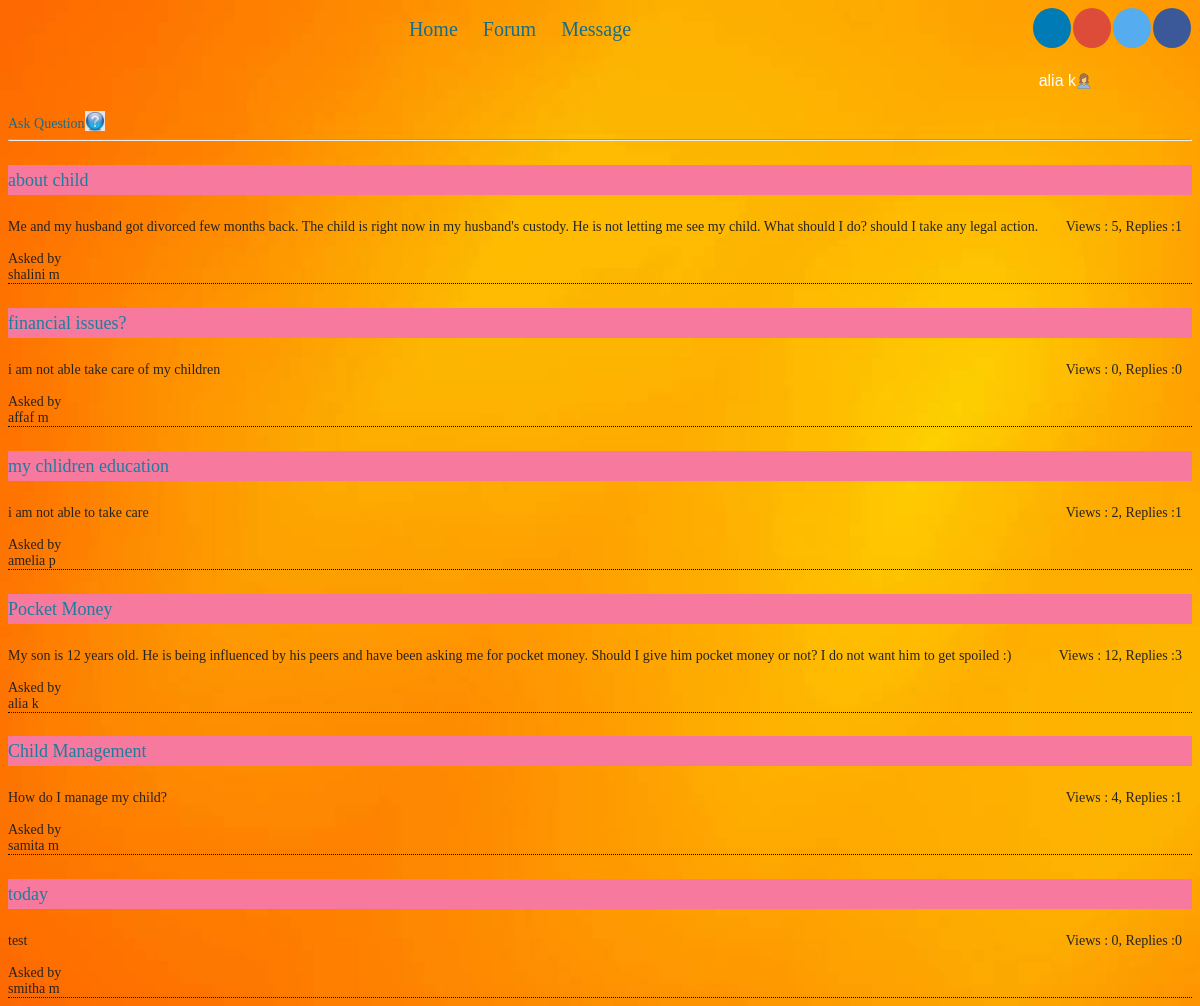
Page /finalforum/questions.php?id=0 (signed in) on the committed database.
### tables this page shows
CREATE TABLE `question` (
  `question_id` int(11) NOT NULL,
  `heading` varchar(50) NOT NULL,
  `question_detail` varchar(2000) NOT NULL,
  `datetime` timestamp NOT NULL DEFAULT CURRENT_TIMESTAMP,
  `user_id` int(11) NOT NULL,
  `subtopic_id` int(11) NOT NULL,
  `views` int(11) NOT NULL
);

CREATE TABLE `user` (
  `user_id` int(11) NOT NULL,
  `country` varchar(50) NOT NULL,
  `state` varchar(50) NOT NULL,
  `address` varchar(500) NOT NULL,
  `user_type` varchar(50) NOT NULL,
  `username` varchar(50) DEFAULT NULL,
  `fullname` varchar(50) DEFAULT NULL,
  `password` varchar(50) DEFAULT NULL,
  `user_acc_active` tinyint(1) DEFAULT NULL,
  `dob` date NOT NULL,
  `e_mail` varchar(100) DEFAULT NULL,
  `gender` varchar(20) NOT NULL,
  `uimg` varchar(255) NOT NULL,
  `isuser` tinyint(1) NOT NULL
);

### finalforum/utility.php (called while the page is built, shortened)
<?php
	function ExecuteQuery ($SQL)
	{
		$rows = mysql_query ($SQL);
		return $rows;
	}
?>

### finalforum/questions.php (the view, shortened to what this page needs)
<?php session_start();
	require("header.php");
	require("checkUser.php");
	$id=$_GET["id"];
?>
<a href="question.php?stid=<?php echo $id ?>">Ask Question<img src="res/images/askq.jpg"  class='imagedel'/></a>
<hr />
<?php
	$str="SELECT * FROM question, user WHERE question.user_id=user.user_id and subtopic_id=$id";
	$result=ExecuteQuery($str);
	$no_rows = mysql_num_rows($result);
	if ($no_rows > 0)
	{
		while($row = mysql_fetch_array($result))
		{
			$rowsc=ExecuteQuery("SELECT count(*) as counter from answer where question_id=$row[question_id]");
			$rowc = mysql_fetch_array($rowsc);
			$count = $rowc['counter'];
			echo "<h4>";
			echo "<span class='box2'>";
			echo "<span class='head'><a href='questionview.php?qid=$row[question_id]' >$row[heading]</a> </span>";
			echo "</span>";
			echo "</h4>";
			echo "$row[question_detail] <span class='view2'>Views : $row[views], Replies :$count</span>";
			echo "<br/><br/>";
			echo "Asked by<br/>$row[fullname]";
			echo "<br/><div class='line'></div>";
		}
	}
?>

### finalforum/res/style.css (style rules this page uses)
.line { border-bottom:1px dotted black; }
.view2 { float:right; margin-right:10px; font-weight:normal; }
.box2 .head { display:block; height:30px; background-color:rgb(247, 121, 158); font-weight:bold; line-height:30px; }
.box2 { width: auto; background-color:#CCC; display:block; }
a img { border: 0; }
a { font-family: Georgia, "Times New Roman", Times, Serif; text-decoration: none; color: #186C8B; }
a:link { font-family: Georgia, "Times New Roman", Times, Serif; text-decoration: none; color: #186C8B; }
h1, h2, h3, h4, h5, h6, h1 a, h2 a, h3 a, h4 a, h5 a, h6 a h1 a:hover, h2 a:hover, h3 a:hover, h4 a:hover, h5 a:hover, h6 a:hover h1 a:visited, h2 a:visited, h3 a:visited, h4 a:visited, h5 a:visited, h6 a:visited { font-weight: normal; font-style: normal; text-decoration: none; }
h4, h4 a, h4 a:link, h4 a:visited, h4 a:hover { font-family: Georgia, "Times New Roman", Times, Serif; font-size: 18px; color: #1C7DA0; }
.imagedel { height:20px; width:20px; vertical-align:text-top; vertical-align:text-bottom; }

### rows in the picture
question: heading "about child", question_detail "Me and my husband got divorced few months back. The child is right now in my husband's custody. He is not letting me see my child. What should I do? should I take any legal action.", views "5", count "1", user.fullname "shalini m"
question: heading "financial issues?", question_detail "i am not able take care of my children", views "0", count "0", user.fullname "affaf m"
question: heading "my chlidren education", question_detail "i am not able to take care", views "2", count "1", user.fullname "amelia p"
question: heading "Pocket Money", question_detail "My son is 12 years old. He is being influenced by his peers and have been asking me for pocket money. Should I give him pocket money or not? I do not want him to get spoiled :)", views "12", count "3", user.fullname "alia k"
question: heading "Child Management", question_detail "How do I manage my child?", views "4", count "1", user.fullname "samita m"
question: heading "today", question_detail "test", views "0", count "0", user.fullname "smitha m"

### other values in the picture
$_SESSION["fn"] "alia k"
